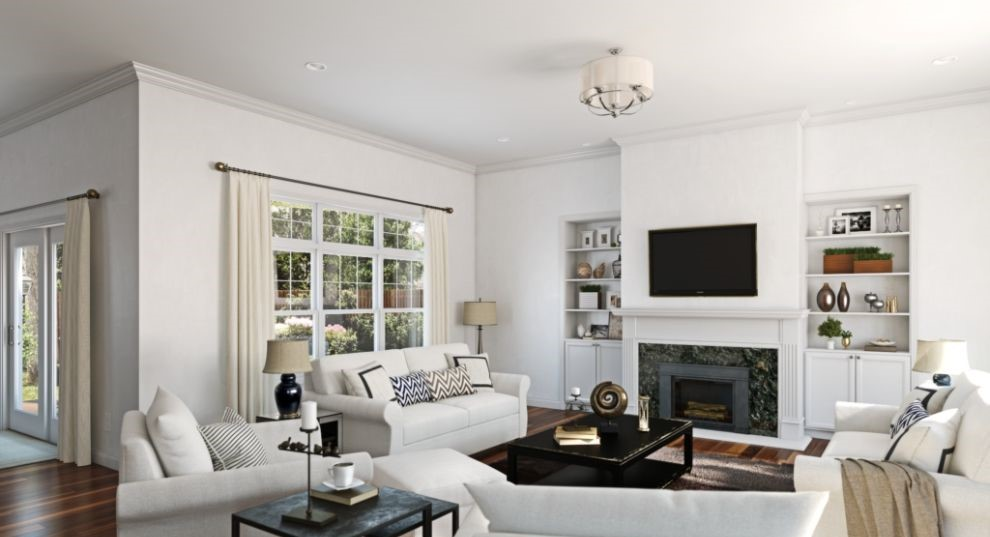
#> input picture frontend/1.jpg, 990 x 537 px
$ python -i test.py   (imports and definitions only)
#> lines starting #> are read from the running program, lines starting #| are printed output that depends on the picture
#> further down, picture is the input picture: shape (537, 990, 3); mean B, G, R 166.4, 171.6, 175.4
# Import necessary libraries
import streamlit as st
import cv2
import numpy as np
import matplotlib.pyplot as plt

# Define a function to create a color palette
def create_palette(image, num_colors=5):
    # Resize the image to a smaller size for faster processing
#> called with num_colors = 5
    height, width = image.shape[:2]
#> height = 537; width = 990
    aspect_ratio = width / height
#> aspect_ratio = 1.84
    new_height = 100
    new_width = int(aspect_ratio * new_height)
#> new_width = 184
    small_image = cv2.resize(image, (new_width, new_height), interpolation = cv2.INTER_LINEAR)
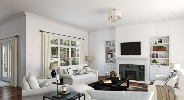
#> small_image: shape (100, 184, 3); mean B, G, R 166.1, 171.4, 175.2

    # Convert the image to the LAB color space
    lab_image = cv2.cvtColor(small_image, cv2.COLOR_BGR2LAB)
#> lab_image: shape (100, 184, 3); mean of channels 0, 1, 2 177.4, 128.5, 131.4

    # Reshape the image to a 2D array
    pixel_values = lab_image.reshape(-1, 3)

    # Cluster the pixel values using K-Means clustering
    from sklearn.cluster import KMeans
    kmeans = KMeans(n_clusters=num_colors, random_state=42).fit(pixel_values)
    cluster_centers = kmeans.cluster_centers_
#> cluster_centers = [[196.8, 128.3, 130.4], [32.85, 128.8, 131.9], [96.71, 128.9, 134.3], [148, 128.3, 132.7], [225.7, 128.6, 130.7]]

    # Convert the cluster centers to the RGB color space
    cluster_centers = np.array([cluster_centers[:, i][np.newaxis, :] for i in range(3)])
#> cluster_centers = [[196.8, 32.85, 96.71, 148, 225.7], [128.3, 128.8, 128.9, 128.3, 128.6], [130.4, 131.9, 134.3, 132.7, 130.7]]
    rgb_centers = cv2.cvtColor(cluster_centers.transpose(1, 2, 0).astype(np.uint8), cv2.COLOR_LAB2RGB)
#> rgb_centers = [[191, 190, 186], [34, 33, 29], [93, 88, 79], [142, 138, 131], [223, 221, 218]]

    # Display the color palette
    fig, ax = plt.subplots(1, num_colors, figsize=(num_colors*2, 2), dpi=100)
    for i in range(num_colors):
        color = rgb_centers[i]
        ax[i].imshow(np.array([[color]]), extent=[0, 1, 0, 1], aspect='auto')
        ax[i].set_axis_off()
        ax[i].set_title('Color {}'.format(i+1))
    st.pyplot(fig)

# Check if image is uploaded
# [10 lines not run here, left out]

>>> import cv2
>>> picture = cv2.imread('../1.jpg')
#> (the run stopped early here; a loop or call above may not have finished)

$ run again, on frontend/2.png
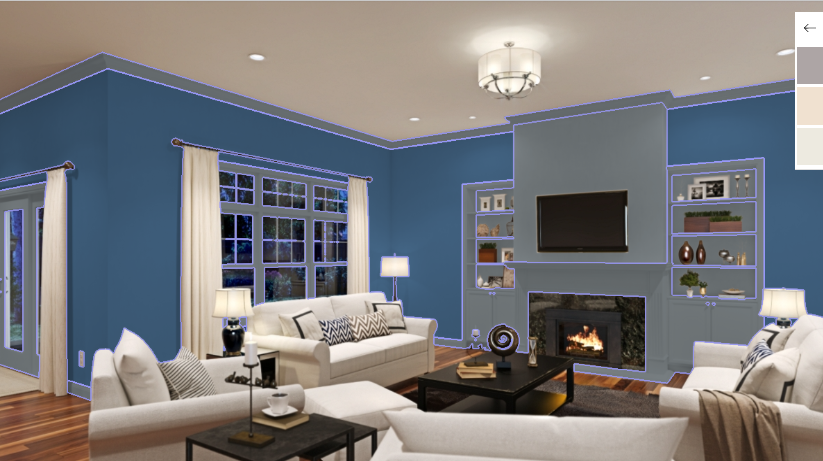
#> input picture frontend/2.png, 823 x 461 px
#> picture is the input picture: shape (461, 823, 3); mean B, G, R 125.3, 123.7, 124.8
#> in create_palette, `small_image = cv2.resize(image, (new_width, new_height), interpolation..`:
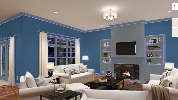
#> small_image: shape (100, 178, 3); mean B, G, R 124.3, 123.1, 124.1
#> lab_image: shape (100, 178, 3); mean of channels 0, 1, 2 130.7, 129.6, 127.5
#> in create_palette, `cluster_centers = kmeans.cluster_centers_`: cluster_centers = [[89.85, 127.1, 113.5], [169.5, 131.4, 135.3], [221.1, 129.4, 134.2], [36.62, 130.1, 131.4], [122, 130.1, 128.2]]
#> in create_palette, `cluster_centers = np.array([cluster_centers[:, i][np.newaxis, :] for i..`: cluster_centers = [[89.85, 169.5, 221.1, 36.62, 122], [127.1, 131.4, 129.4, 130.1, 130.1], [113.5, 135.3, 134.2, 131.4, 128.2]]
#> rgb_centers = [[65, 84, 106], [172, 159, 149], [224, 216, 206], [40, 35, 32], [117, 112, 114]]
